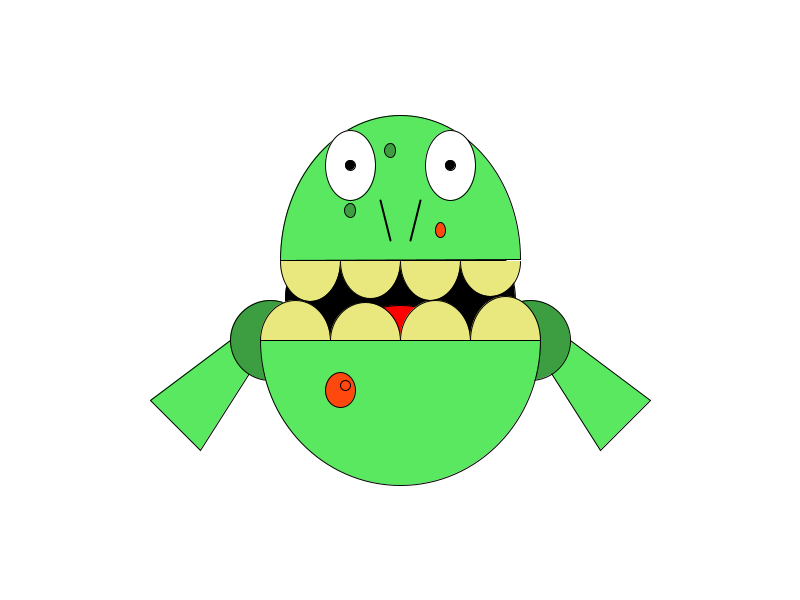
Frame 1 (no input)
Frame 60 (the mouse pressed at the canvas centre just before this capture): identical to frame 1, image omitted
Frame 120 (the mouse held since frame 60 and released just before this capture): identical to frame 1, image omitted

The Processing sketch that drew this single still picture (run headless with seeded random() and noise(); from frame 60 on, the mouse is pressed at the canvas centre):

// Processing sketch: TylerMechura_Ex1
// ── TylerMechura_Ex1.pde
// Exercise 1 || Tyler Mechura || N10532839
// Sketch 1: Monster

//Global Variables
//Commonly Used colors for this sketch
color monsterSkin = color(90, 232, 96);
color darkSkin = color( 61, 158, 65 );
color wart = color(255, 72, 13);
color white = color( 255 );
color black = color( 0 );


void setup() { // Set up the screen
  size( 800, 600 ); // create a window 800x600 pixels
  background( white ); // background set to white using global variables

  //back of monster mouth
  fill ( black );
  ellipse( width/2, height/2, 230, 200 );
  // tongue
  fill ( 255, 0, 0 );
  ellipse( width/2, height/2+35, 100, 60 );

  // arms
  // upper right arm
  fill( monsterSkin );
  quad( width/2+130, height/2+40, 600, 450, 650, 400, width/2+130, height/2+10 );
  // upper left
  quad( width/2-130, height/2+40, 200, 450, 150, 400, width/2-130, height/2+10 );
  
  fill( darkSkin );
  // right shoulder
  ellipse( width/2+130, height/2+40, 80, 80 );
  // left shoulder
  ellipse( width/2-130, height/2+40, 80, 80 );


  // upper ellipse of monster
  fill( monsterSkin );
  arc( width/2, height/2-40, 240, 290, PI, TWO_PI, CHORD );

  // lower ellipse of  monster
  // carry over monsterSkin color
  arc( width/2, height/2+40, 280, 290, 0, PI, CHORD );

  // teeth
  fill( 233, 232, 127 ); // gross yellow color

  // Bottom Row
  // bottom far left
  arc( width/2-105, height/2+40, 70, 80, PI, TWO_PI, OPEN);
  // bottom left
  arc( width/2-35, height/2+40, 70, 75, PI, TWO_PI, OPEN);
  // bottom right
  arc( width/2+35, height/2+40, 70, 80, PI, TWO_PI, OPEN);
  // bottom far right
  arc( width/2+105, height/2+40, 70, 88, PI, TWO_PI, OPEN);

  // Top Row
  // Top Far Left
  arc( width/2-90, height/2-39, 60, 80, 0, PI, OPEN);
  // top left
  arc( width/2-30, height/2-39, 60, 75, 0, PI, OPEN);
  // top right
  arc( width/2+30, height/2-39, 60, 78, 0, PI, OPEN);
  // top far right
  arc( width/2+90, height/2-39, 60, 70, 0, PI, OPEN);

  // eyes
  fill ( white );
  // left
  ellipse( width/2-50, height/2-135, 50, 70);
  // right
  ellipse( width/2+50, height/2-135, 50, 70);
  // pupils
  fill ( black );
  // left
  ellipse( width/2-50, height/2-135, 10, 10);
  // right
  ellipse( width/2+50, height/2-135, 10, 10);

  // nose
  strokeWeight(2);
  line( width/2-20, height/2-100, width/2-10, height/2-60 );
  line( width/2+20, height/2-100, width/2+10, height/2-60 );

  // warts?
  fill(wart);
  strokeWeight(1);
  ellipse( width/2-60, height/2+90, 30, 35 );
  ellipse( width/2-55, height/2+85, 10, 10 );

  ellipse( width/2+40, height/2-70, 10, 15 );
  
  fill(darkSkin);
  ellipse( width/2-10, height/2-150, 11, 14 );
  
  ellipse( width/2-50, height/2-90, 11, 14 );
}

void draw() { // loops
  // main use of loop: have arms and eyes follow mouse pointer
}
